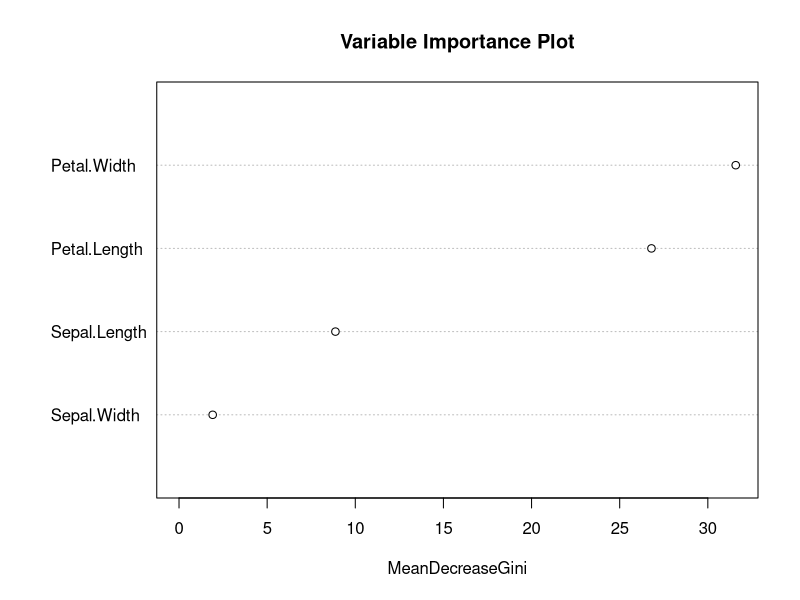
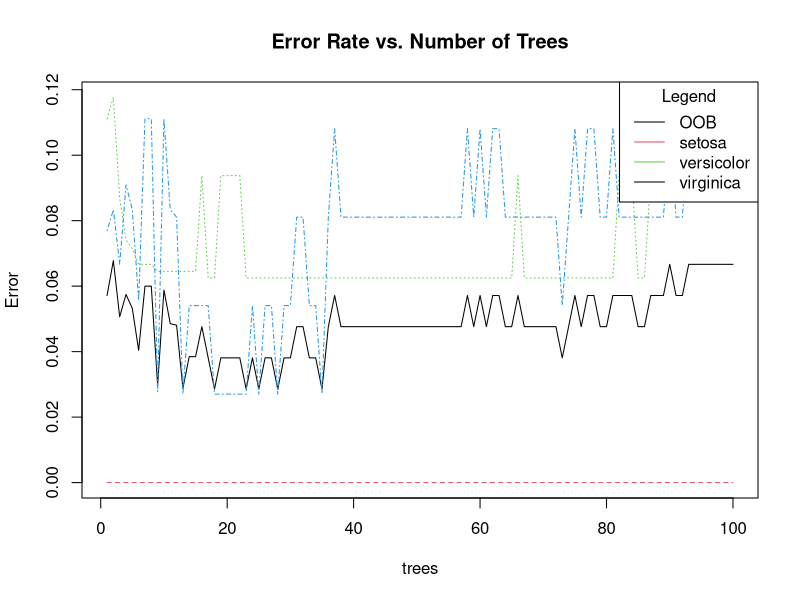
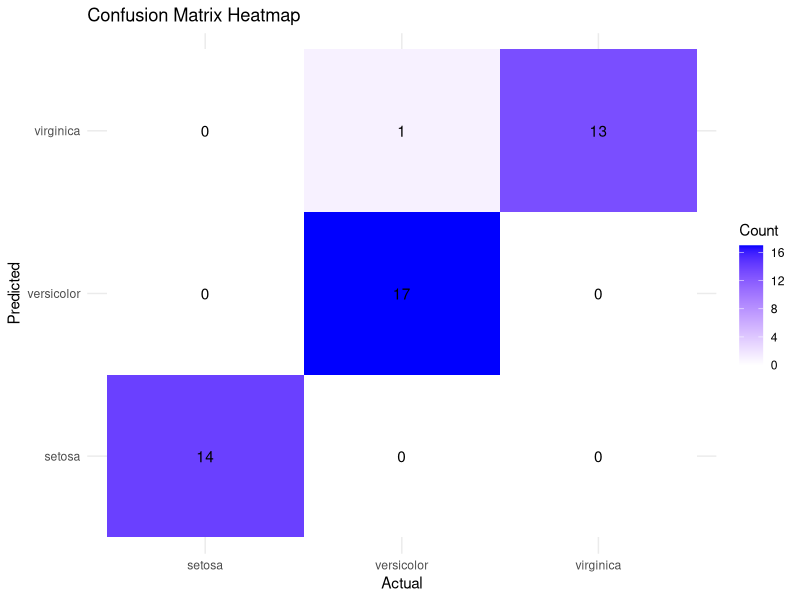

The R script that drew these images, in order: (Note: this script raises an error after producing the figures.)
# Install and load the correct package
install.packages("randomForest")
library(randomForest)

# Load the iris dataset
data("iris")

# Set a seed for reproducibility
set.seed(123)

# Split data into training and testing sets
sample_index <- sample(1:nrow(iris), 0.7 * nrow(iris))
train_data <- iris[sample_index, ]
test_data <- iris[-sample_index, ]

# Build the Random Forest model
rf_model <- randomForest(Species ~ ., data = train_data, ntree = 100)

# Make predictions on the test dataset
predictions <- predict(rf_model, test_data)

# Create a confusion matrix
confusion_matrix <- table(predictions, test_data$Species)
print(confusion_matrix)

# Calculate and print accuracy
accuracy <- sum(diag(confusion_matrix)) / sum(confusion_matrix)
print(paste("Accuracy:", round(accuracy * 100, 2), "%"))





# Install and load the correct package
install.packages("randomForest")
library(randomForest)

# Load the iris dataset
data("mtcars")
View(mtcars)
# Set a seed for reproducibility
set.seed(123)

# Split data into training and testing sets
sample_index <- sample(1:nrow(mtcars), 0.7 * nrow(mtcars))
train_data <- mtcars[sample_index, ]
test_data <- mtcars[-sample_index, ]

# Build the Random Forest model
rf_model <- randomForest(mpg ~ ., data = train_data, ntree = 100)

# Make predictions on the test dataset
predictions <- predict(rf_model, test_data)

# Create a confusion matrix
confusion_matrix <- table(predictions, test_data$mpg)
print(confusion_matrix)

# Calculate and print accuracy
accuracy <- sum(diag(confusion_matrix)) / sum(confusion_matrix)
print(paste("Accuracy:", round(accuracy * 100, 2), "%"))





# Install and load the correct package
install.packages("randomForest")
library(randomForest)

# Load the iris dataset
data("iris")

# Set a seed for reproducibility
set.seed(123)

# Split data into training and testing sets
sample_index <- sample(1:nrow(iris), 0.7 * nrow(iris))
train_data <- iris[sample_index, ]
test_data <- iris[-sample_index, ]

# Build the Random Forest model
rf_model <- randomForest(Species ~ ., data = train_data, ntree = 100)

# Make predictions on the test dataset
predictions <- predict(rf_model, test_data)

# Create a confusion matrix
confusion_matrix <- table(predictions, test_data$Species)
print(confusion_matrix)

# Calculate and print accuracy
accuracy <- sum(diag(confusion_matrix)) / sum(confusion_matrix)
print(paste("Accuracy:", round(accuracy * 100, 2), "%"))

# --- Add Graphs ---

# 1. Variable Importance Plot
importance(rf_model)  # Calculate importance
varImpPlot(rf_model, main = "Variable Importance Plot")

# 2. Error Rate Plot
plot(rf_model, main = "Error Rate vs. Number of Trees")
legend("topright", legend = colnames(rf_model$err.rate), col = 1:3, lty = 1, title = "Legend")

# 3. Confusion Matrix Heatmap
library(ggplot2)
library(reshape2)

# Prepare data for heatmap
cm_melted <- melt(confusion_matrix)
colnames(cm_melted) <- c("Predicted", "Actual", "Count")

# Create heatmap
ggplot(cm_melted, aes(x = Actual, y = Predicted, fill = Count)) +
  geom_tile() +
  scale_fill_gradient(low = "white", high = "blue") +
  geom_text(aes(label = Count), color = "black") +
  ggtitle("Confusion Matrix Heatmap") +
  theme_minimal()

installed.packages("randomForest")
library(randomForest)

data(iris)
set.seed(123)

sample_index<-sample(1,nrow(iris),0.7*nrow(iris))
train_data<-iris[sample_index, ]
test_data<-iris[-sample_index, ]

rf_model<-randomForest(Species ~., data=train_data, ntree=100)

prediction<-predict(rf_model,test_data)
prediction

conf_matrix<-table(prediction,test_data$Species)
print(conf_matrix)
accuracy<-sum(diag(conf_matrix))/sum(conf_matrix)
print(paste("Accuracy for this data is: ",round(accuracy*100,2),"%"))






























